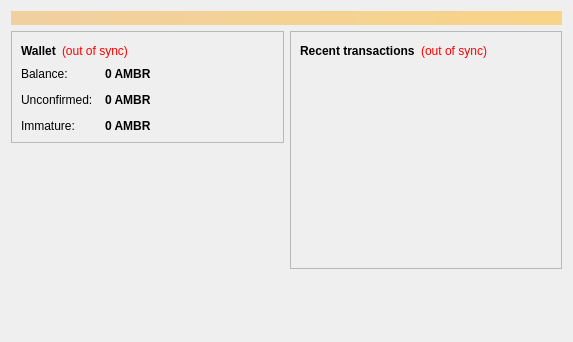
<?xml version="1.0" encoding="UTF-8"?>
<ui version="4.0">
 <class>OverviewPage</class>
 <widget class="QWidget" name="OverviewPage">
  <property name="geometry">
   <rect>
    <x>0</x>
    <y>0</y>
    <width>573</width>
    <height>342</height>
   </rect>
  </property>
  <property name="windowTitle">
   <string>Form</string>
  </property>
  <layout class="QVBoxLayout" name="topLayout">
   <item>
    <widget class="QLabel" name="labelAlerts">
     <property name="visible">
      <bool>false</bool>
     </property>
     <property name="styleSheet">
      <string notr="true">background-color: qlineargradient(x1: 0, y1: 0, x2: 1, y2: 0, stop:0 #F0D0A0, stop:1 #F8D488); color:#000000;</string>
     </property>
     <property name="wordWrap">
      <bool>true</bool>
     </property>
     <property name="margin">
      <number>3</number>
     </property>
    </widget>
   </item>
   <item>
    <layout class="QHBoxLayout" name="horizontalLayout" stretch="1,1">
     <item>
      <layout class="QVBoxLayout" name="verticalLayout_2">
       <item>
        <widget class="QFrame" name="frame">
         <property name="frameShape">
          <enum>QFrame::StyledPanel</enum>
         </property>
         <property name="frameShadow">
          <enum>QFrame::Raised</enum>
         </property>
         <layout class="QVBoxLayout" name="verticalLayout_4">
          <item>
           <layout class="QHBoxLayout" name="horizontalLayout_4">
            <item>
             <widget class="QLabel" name="label_5">
              <property name="font">
               <font>
                <weight>75</weight>
                <bold>true</bold>
               </font>
              </property>
              <property name="text">
               <string>Wallet</string>
              </property>
             </widget>
            </item>
            <item>
             <widget class="QLabel" name="labelWalletStatus">
              <property name="toolTip">
               <string>The displayed information may be out of date. Your wallet automatically synchronizes with the AmburCoin network after a connection is established, but this process has not completed yet.</string>
              </property>
              <property name="styleSheet">
               <string notr="true">QLabel { color: red; }</string>
              </property>
              <property name="text">
               <string notr="true">(out of sync)</string>
              </property>
              <property name="alignment">
               <set>Qt::AlignLeading|Qt::AlignLeft|Qt::AlignVCenter</set>
              </property>
             </widget>
            </item>
            <item>
             <spacer name="horizontalSpacer_2">
              <property name="orientation">
               <enum>Qt::Horizontal</enum>
              </property>
              <property name="sizeHint" stdset="0">
               <size>
                <width>40</width>
                <height>20</height>
               </size>
              </property>
             </spacer>
            </item>
           </layout>
          </item>
          <item>
           <layout class="QFormLayout" name="formLayout_2">
            <property name="fieldGrowthPolicy">
             <enum>QFormLayout::AllNonFixedFieldsGrow</enum>
            </property>
            <property name="horizontalSpacing">
             <number>12</number>
            </property>
            <property name="verticalSpacing">
             <number>12</number>
            </property>
            <item row="0" column="0">
             <widget class="QLabel" name="label">
              <property name="text">
               <string>Balance:</string>
              </property>
             </widget>
            </item>
            <item row="0" column="1">
             <widget class="QLabel" name="labelBalance">
              <property name="font">
               <font>
                <weight>75</weight>
                <bold>true</bold>
               </font>
              </property>
              <property name="cursor">
               <cursorShape>IBeamCursor</cursorShape>
              </property>
              <property name="toolTip">
               <string>Your current balance</string>
              </property>
              <property name="text">
               <string notr="true">0 AMBR</string>
              </property>
              <property name="textInteractionFlags">
               <set>Qt::LinksAccessibleByMouse|Qt::TextSelectableByKeyboard|Qt::TextSelectableByMouse</set>
              </property>
             </widget>
            </item>
            <item row="1" column="0">
             <widget class="QLabel" name="label_3">
              <property name="text">
               <string>Unconfirmed:</string>
              </property>
             </widget>
            </item>
            <item row="1" column="1">
             <widget class="QLabel" name="labelUnconfirmed">
              <property name="font">
               <font>
                <weight>75</weight>
                <bold>true</bold>
               </font>
              </property>
              <property name="cursor">
               <cursorShape>IBeamCursor</cursorShape>
              </property>
              <property name="toolTip">
               <string>Total of transactions that have yet to be confirmed, and do not yet count toward the current balance</string>
              </property>
              <property name="text">
               <string notr="true">0 AMBR</string>
              </property>
              <property name="textInteractionFlags">
               <set>Qt::LinksAccessibleByMouse|Qt::TextSelectableByKeyboard|Qt::TextSelectableByMouse</set>
              </property>
             </widget>
            </item>
            <item row="2" column="0">
             <widget class="QLabel" name="labelImmatureText">
              <property name="text">
               <string>Immature:</string>
              </property>
             </widget>
            </item>
            <item row="2" column="1">
             <widget class="QLabel" name="labelImmature">
              <property name="font">
               <font>
                <weight>75</weight>
                <bold>true</bold>
               </font>
              </property>
              <property name="toolTip">
               <string>Mined balance that has not yet matured</string>
              </property>
              <property name="text">
               <string notr="true">0 AMBR</string>
              </property>
              <property name="textInteractionFlags">
               <set>Qt::LinksAccessibleByMouse|Qt::TextSelectableByKeyboard|Qt::TextSelectableByMouse</set>
              </property>
             </widget>
            </item>
           </layout>
          </item>
         </layout>
        </widget>
       </item>
       <item>
        <spacer name="verticalSpacer">
         <property name="orientation">
          <enum>Qt::Vertical</enum>
         </property>
         <property name="sizeHint" stdset="0">
          <size>
           <width>20</width>
           <height>40</height>
          </size>
         </property>
        </spacer>
       </item>
      </layout>
     </item>
     <item>
      <layout class="QVBoxLayout" name="verticalLayout_3">
       <item>
        <widget class="QFrame" name="frame_2">
         <property name="frameShape">
          <enum>QFrame::StyledPanel</enum>
         </property>
         <property name="frameShadow">
          <enum>QFrame::Raised</enum>
         </property>
         <layout class="QVBoxLayout" name="verticalLayout">
          <item>
           <layout class="QHBoxLayout" name="horizontalLayout_2">
            <item>
             <widget class="QLabel" name="label_4">
              <property name="text">
               <string>&lt;b&gt;Recent transactions&lt;/b&gt;</string>
              </property>
             </widget>
            </item>
            <item>
             <widget class="QLabel" name="labelTransactionsStatus">
              <property name="toolTip">
               <string>The displayed information may be out of date. Your wallet automatically synchronizes with the AmburCoin network after a connection is established, but this process has not completed yet.</string>
              </property>
              <property name="styleSheet">
               <string notr="true">QLabel { color: red; }</string>
              </property>
              <property name="text">
               <string notr="true">(out of sync)</string>
              </property>
              <property name="alignment">
               <set>Qt::AlignRight|Qt::AlignTrailing|Qt::AlignVCenter</set>
              </property>
             </widget>
            </item>
            <item>
             <spacer name="horizontalSpacer">
              <property name="orientation">
               <enum>Qt::Horizontal</enum>
              </property>
              <property name="sizeHint" stdset="0">
               <size>
                <width>40</width>
                <height>20</height>
               </size>
              </property>
             </spacer>
            </item>
           </layout>
          </item>
          <item>
           <widget class="QListView" name="listTransactions">
            <property name="styleSheet">
             <string notr="true">QListView { background: transparent; }</string>
            </property>
            <property name="frameShape">
             <enum>QFrame::NoFrame</enum>
            </property>
            <property name="verticalScrollBarPolicy">
             <enum>Qt::ScrollBarAlwaysOff</enum>
            </property>
            <property name="horizontalScrollBarPolicy">
             <enum>Qt::ScrollBarAlwaysOff</enum>
            </property>
            <property name="selectionMode">
             <enum>QAbstractItemView::NoSelection</enum>
            </property>
           </widget>
          </item>
         </layout>
        </widget>
       </item>
       <item>
        <spacer name="verticalSpacer_2">
         <property name="orientation">
          <enum>Qt::Vertical</enum>
         </property>
         <property name="sizeHint" stdset="0">
          <size>
           <width>20</width>
           <height>40</height>
          </size>
         </property>
        </spacer>
       </item>
      </layout>
     </item>
    </layout>
   </item>
  </layout>
 </widget>
 <resources/>
 <connections/>
</ui>
